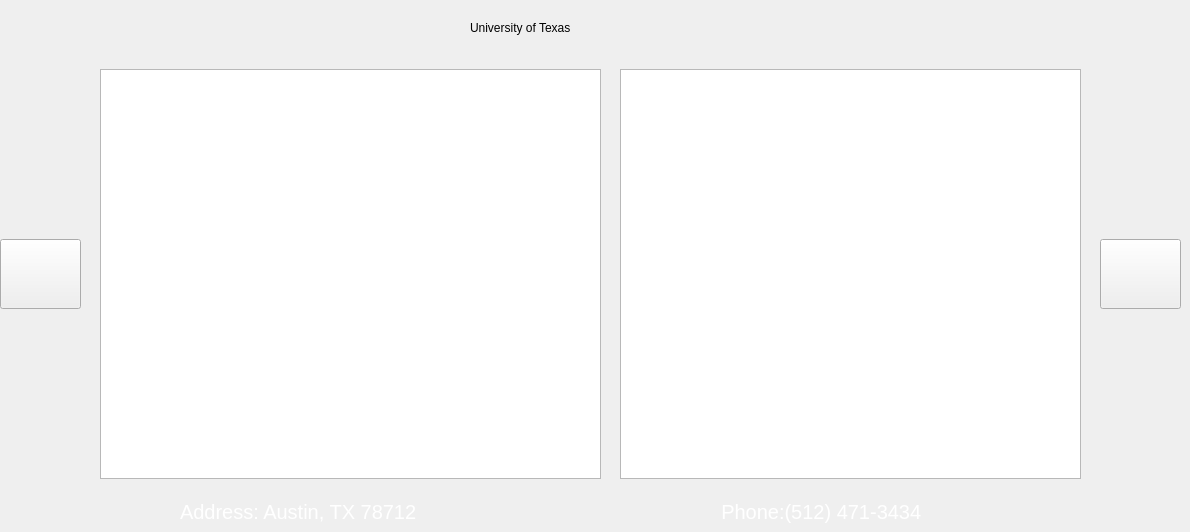
    <widget class="QWidget" name="page_13">
     <widget class="QGraphicsView" name="texas_map">
      <property name="geometry">
       <rect>
        <x>620</x>
        <y>69</y>
        <width>461</width>
        <height>410</height>
       </rect>
      </property>
      <property name="styleSheet">
       <string notr="true">QGraphicsView {
	background-image: url(&quot;res/texas_map.png&quot;);
    background-repeat: no-repeat;
    background-position: center center;
    width: 100%;
	height: 100%;
}
</string>
      </property>
     </widget>
     <widget class="QLabel" name="texas_address">
      <property name="geometry">
       <rect>
        <x>180</x>
        <y>500</y>
        <width>881</width>
        <height>23</height>
       </rect>
      </property>
      <property name="styleSheet">
       <string notr="true">QLabel {
	color: white;
	font-size: 20px;
}</string>
      </property>
      <property name="text">
       <string>Address: Austin, TX 78712                                                       Phone:(512) 471-3434</string>
      </property>
     </widget>
     <widget class="QLabel" name="texas_title">
      <property name="geometry">
       <rect>
        <x>470</x>
        <y>10</y>
        <width>301</width>
        <height>35</height>
       </rect>
      </property>
      <property name="text">
       <string>University of Texas</string>
      </property>
     </widget>
     <widget class="QPushButton" name="nextPage_13">
      <property name="geometry">
       <rect>
        <x>1100</x>
        <y>239</y>
        <width>81</width>
        <height>70</height>
       </rect>
      </property>
      <property name="styleSheet">
       <string notr="true">QPushButton {
	background-image: url('res/next-xx.png');
	background-size: 10px;    
    background-repeat: no-repeat;
    background-position: center center;
}</string>
      </property>
      <property name="text">
       <string/>
      </property>
     </widget>
     <widget class="QGraphicsView" name="texas_campus">
      <property name="geometry">
       <rect>
        <x>100</x>
        <y>69</y>
        <width>501</width>
        <height>410</height>
       </rect>
      </property>
      <property name="styleSheet">
       <string notr="true">QGraphicsView {
	background-image: url(&quot;res/texas.jpg&quot;);
    background-repeat: no-repeat;
    background-position: center center;
    width: 100%;
	height: 100%;
}
</string>
      </property>
     </widget>
     <widget class="QPushButton" name="backPage_11">
      <property name="geometry">
       <rect>
        <x>0</x>
        <y>239</y>
        <width>81</width>
        <height>70</height>
       </rect>
      </property>
      <property name="styleSheet">
       <string notr="true">QPushButton {
	background-image: url('res/back-xx.png');
	background-size: 10px;    
    background-repeat: no-repeat;
    background-position: center center;
}</string>
      </property>
      <property name="text">
       <string/>
      </property>
     </widget>
    </widget>
